Frame 1 (no input): blank canvas, image omitted
Frame 60 (no input): blank canvas, image omitted
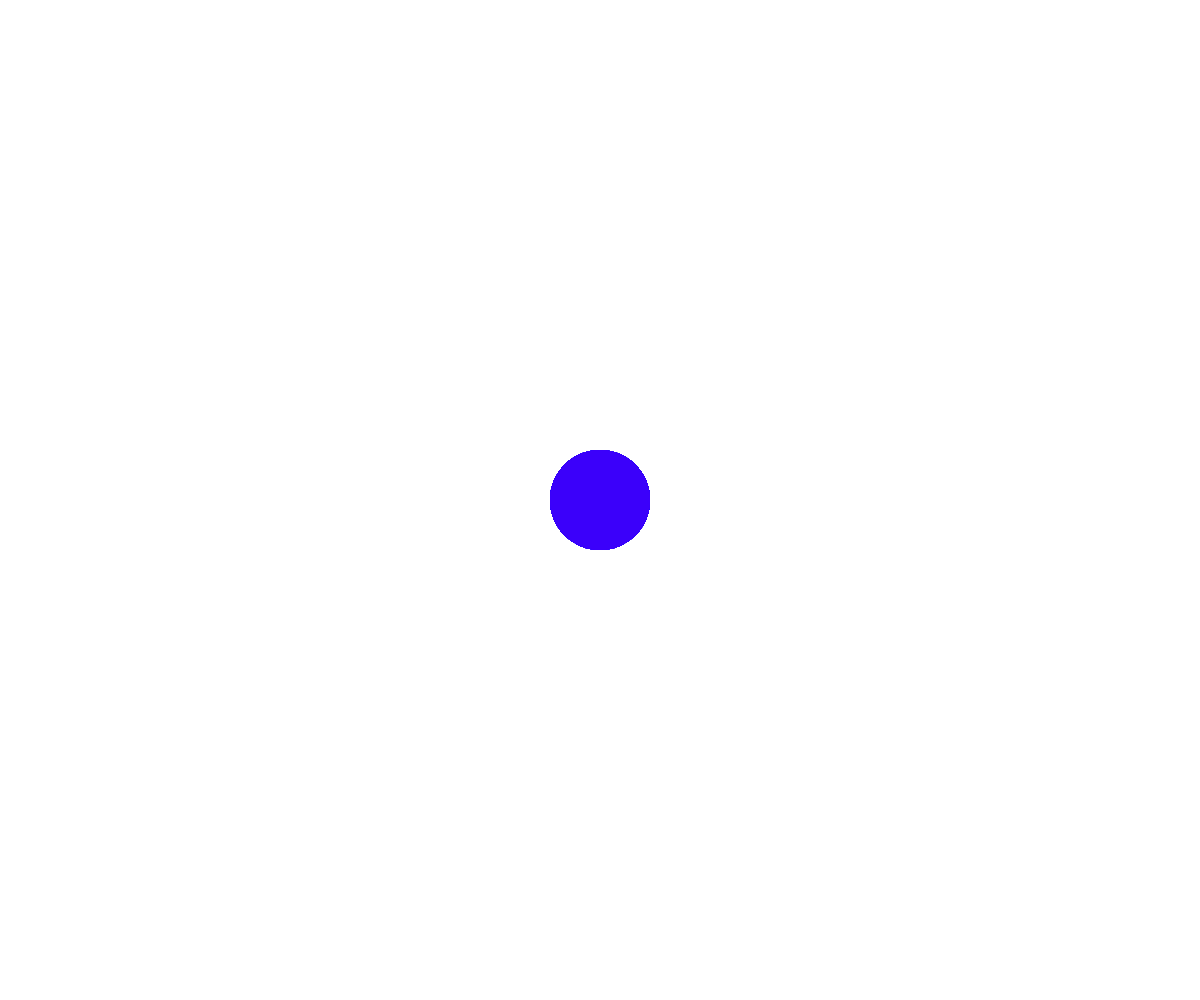
Frame 120 (the mouse pressed at the canvas centre since frame 60)

The p5.js sketch whose frames 1 and 60 were blank and that drew this single picture after the mouse press (run headless with seeded random() and noise() and a simulated clock; from frame 60 on, the mouse is pressed at the canvas centre):

// p5.js sketch
// ── sketch.js
// Project Title
// Your Name
// Date
//
// Extra for Experts:
// - describe what you did to take this project "above and beyond"

let redAmount = 0;

let redChangeAmount = 1;

function setup() {
  createCanvas(windowWidth, windowHeight);
  background(255, 255, 255);
}

function draw() {
 
  if (mouseButton === LEFT){
    fill(redAmount, 0, 250);
    noStroke()
    ellipse(mouseX, mouseY, 100, 100);

    redAmount += redChangeAmount;

    if (redAmount >= 255){
      redChangeAmount *= -1;
    }
    if (redAmount <= 0){
      redChangeAmount *= -1;
    }
  } 
  if (mouseButton === RIGHT){
    fill(255, 255, 255);
    noStroke()
    ellipse(mouseX, mouseY, 100, 100);
  }
}
